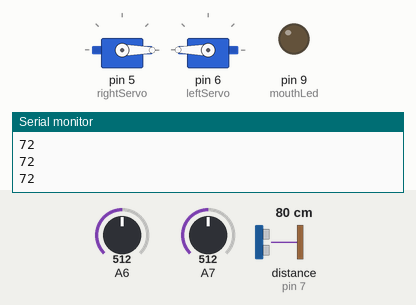
This sketch was run on a simulated Arduino Nano, built with avr-gcc and run on an emulated ATmega328P. Shown: 2 × servo, output pins drawn as LEDs (lit = HIGH), the last lines printed to the serial monitor. Wiring (inferred from the names in the program): ultrasonic range finder: trigger pin 4; echo pin 7. Dashed ring = blinking. The test bench sets the inputs (shaded band); at power-on: distance to the obstacle (sensor on pin 7) 80 cm, A6 = 512, A7 = 512. The echo pulse lasts 58.3 µs per cm; pins used as bus, display or sensor lines are not drawn.

Above: at 1.2 s.
1.3 s: distance to the obstacle (sensor on pin 7) set to 13 cm
2.8 s: distance to the obstacle (sensor on pin 7) set to 10 cm
At 3.16 s:
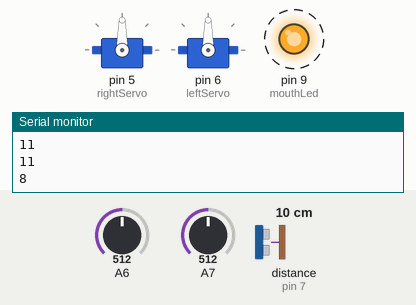
At 5.4 s:
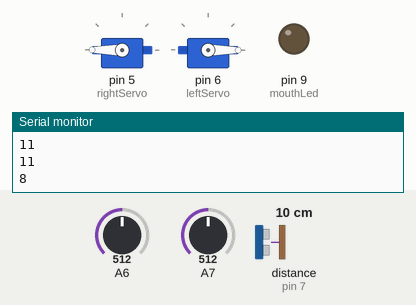
5.8 s: A6 set to 710
At 5.99 s:
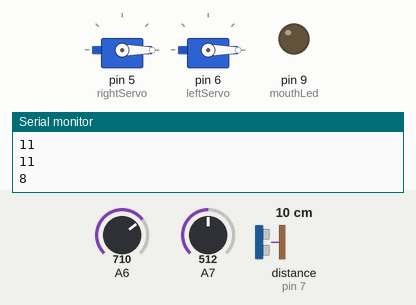
Timing chart, 0 to 14.8 s (numbered marks = the images above; inputs shaded):
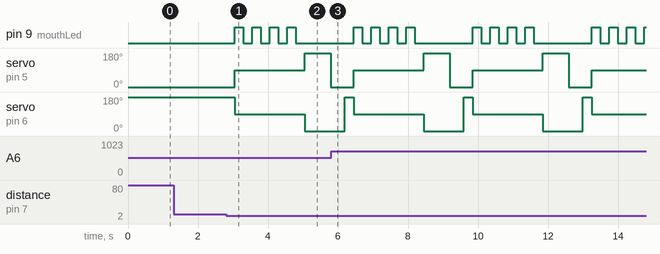

The sketch:

pryto.ino
```cpp
#include <Servo.h>
#define trigPin 4
#define echoPin 7
#define mouthLed 9

Servo leftServo;
Servo rightServo;

void setup() {
  pinMode(trigPin, OUTPUT);
  pinMode(mouthLed, OUTPUT);
  Serial.begin(9600);
  // put your setup code here, to run once:
  rightServo.attach(5);
  leftServo.attach(6);
  forward();
}

void loop() {
  int distance = getDistance();
  Serial.println(distance);
  if(distance < 10){
    stopServos();
    blinkMouth(250, 4);
    backward();
    delay(750);
    turnLeft();
    delay(400);
    forward();
  }
  delay(250);

  /*Serial.print(analogRead(A6)); //Higher is darker
   Serial.print("  ");
   Serial.println(analogRead(A7)); //Higher is darker
   */
  if(analogRead(A6) > 700 || analogRead(A7) > 700){
    digitalWrite(mouthLed, HIGH);
  }
  else {
    digitalWrite(mouthLed, LOW);
  }
}

void blinkMouth(int duration, byte repeat){
  for(byte i = repeat; i != 0; i--){
    digitalWrite(mouthLed, HIGH);
    delay(duration);
    digitalWrite(mouthLed, LOW);
    delay(duration);
  }
}

void stopServos(){
  rightServo.write(90); //Forwards
  leftServo.write(90); //Forwards
}

void forward(){
  rightServo.write(0); //Forwards
  leftServo.write(180); //Forwards
}

void backward(){
  rightServo.write(180);
  leftServo.write(0);
}

void turnLeft(){
  rightServo.write(0);
  leftServo.write(0);
}

void turnRight(){
  rightServo.write(180);
  leftServo.write(180);
}

//Approx. distance in CM
unsigned int getDistance(){
  digitalWrite(trigPin, HIGH);
  delayMicroseconds(5);
  digitalWrite(trigPin, LOW);
  //read bounce back wave
  unsigned long duration = pulseIn(echoPin, HIGH);
  return duration >> 6;
}
```

Measured:
- the behaviour switches between 12 and 11 cm on distance to the obstacle (sensor on pin 7) (found by bisection; images 0 and 1)
- after the input at 2.8 s, pin 9 (mouthLed): alternates HIGH for 0.25 s and LOW for 0.25 s, 8 changes in all, then stays LOW, starting after 0.24 s; servo on pin 5 (rightServo): 0° → 90° after 0.24 s, → 180° 2.0 s later, → 0° 0.75 s later; servo on pin 6 (leftServo): 180° → 90° after 0.24 s, → 0° 2.0 s later
